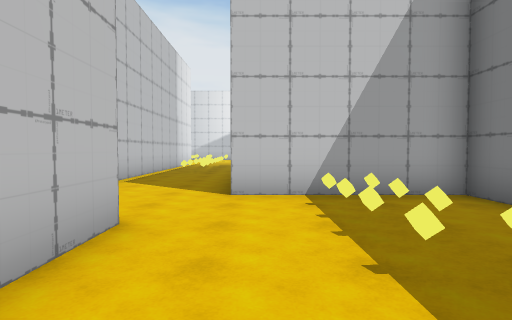
View 1 (above)

17 first-person views from a walk through a scene from a Unity 3-D project. The camera is 1.4 m above the floor, tilts 2° down and sees 80° across. The floor is counted in squares, 1.8 m on a side. Each view is taken from the middle of a square. On the plan, view 1 faces up. The plan holds only what a view shows up to about 11 squares ahead; the rest is blank. The place goes on beyond the plan. The player is left out. Some surface patterns are stand-ins.

View 2
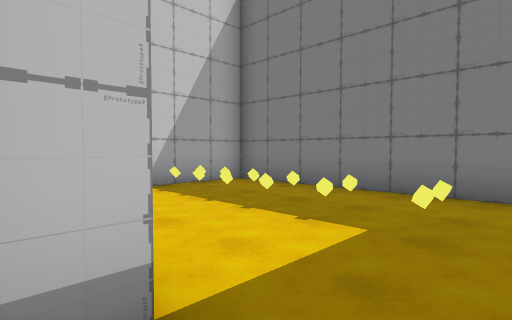

View 3
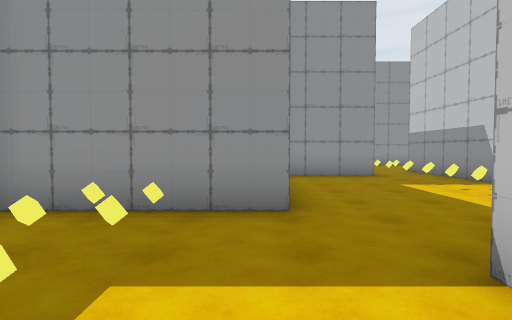

View 4
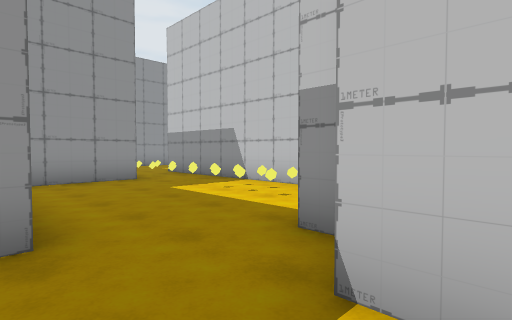

View 5
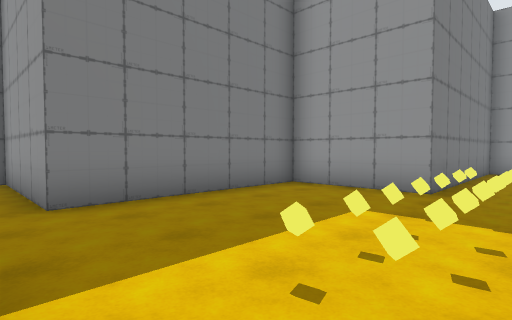

View 6
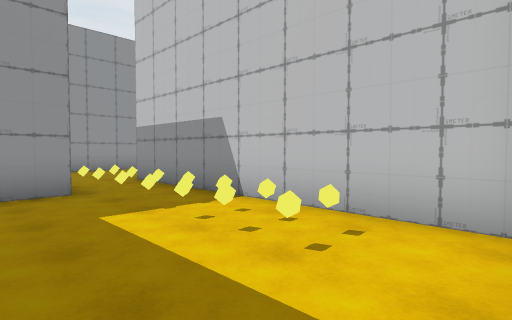

View 7
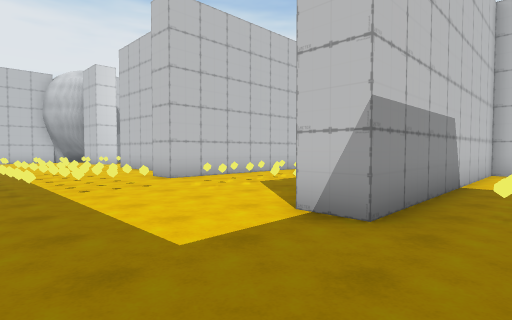

View 8
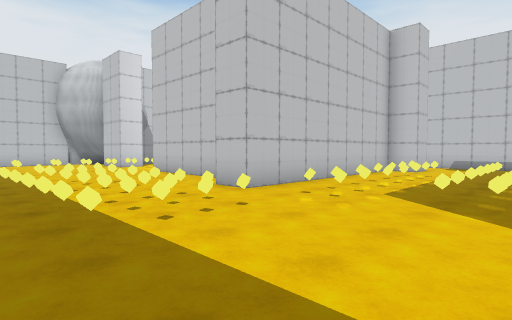

View 9
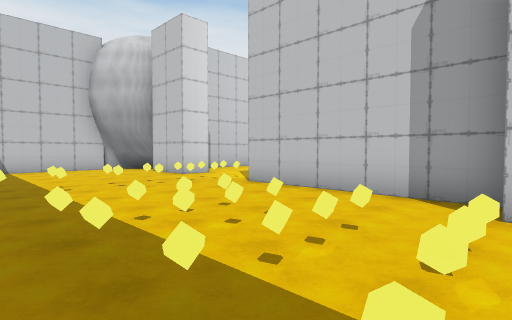

View 10
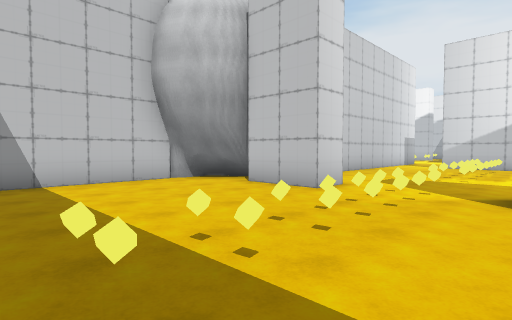

View 11
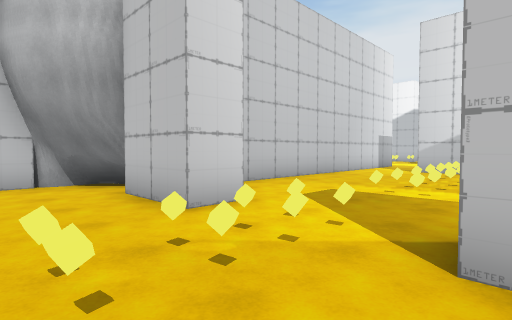

View 12
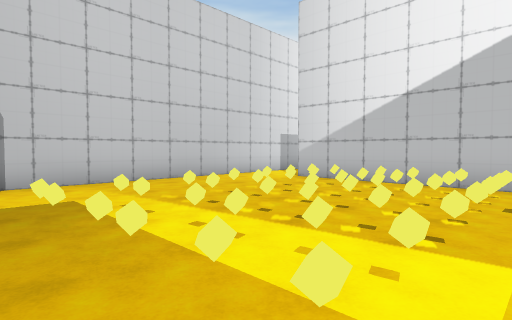

View 13
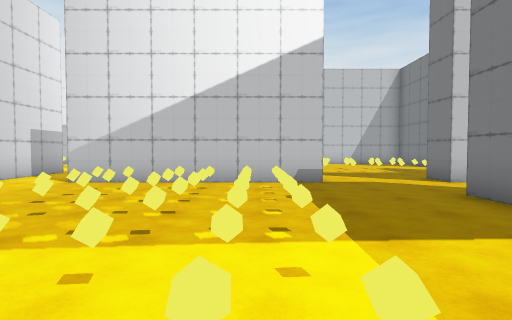

View 14
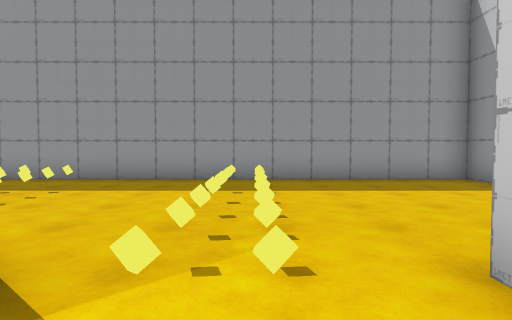

View 15
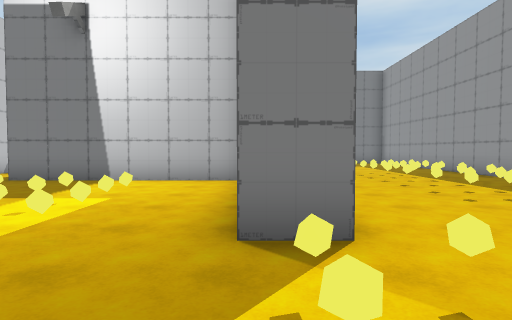

View 16
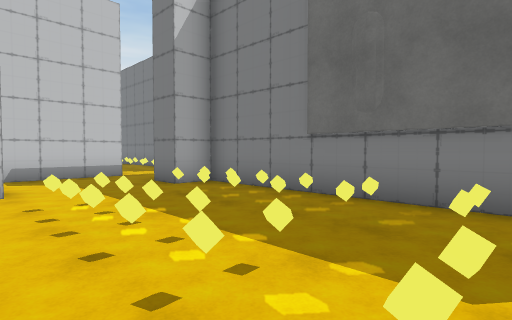

View 17
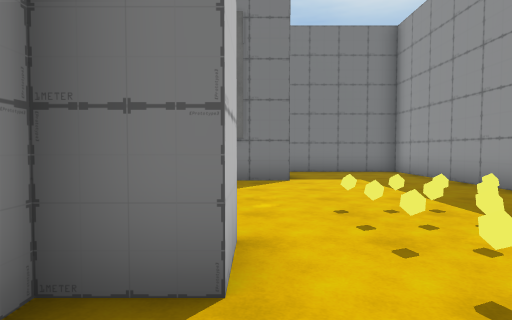

### Floor plan
Ten units are one square. View 1 is at (0, 0); x grows to the right and y downward. Boxes are objects, and circles mark ways between rooms. Rooms are numbered by the first view taken in them; rooms with no view inside come last. Other rooms are left out.
<svg viewBox="-251 -57 292 190">
<path fill="none" stroke="#000" d="M-14 -32 -14 -2M-4 18 36 18 36 -52 -5 -52M-34 68 -4 68 -4 18M-24 4 -24 9M-49 8 -54 8 -54 65M-14 -2 -20 -2M-124 56 -124 -2M-104 -1 -104 8 -114 8 -114 78 -124 78 -124 68 -174 68 -174 58M-204 58 -204 68 -225 68M-144 -22 -205 -22M-54 65 -54 88 -64 88 -64 8 -74 8 -74 -2M-228 63 -230 65 -238 72M-229 65 -233 70M-230 63 -234 69M-231 61 -234 65M-231 68 -235 72M-74 -22 -104 -22M-236 72 -246 79M-239 73 -244 78M-240 70 -244 77 -244 128 -34 128 -34 68M-239 75 -243 79M-240 71 -244 77M-240 74 -243 79M-224 -25 -224 44M-241 69 -244 76M-242 68 -244 76M-243 70 -244 75M-244 69 -244 75"/>
<rect x="5" y="5" width="10" height="10" fill="#bbb"><title>other object</title></rect>
<rect x="5" y="-5" width="10" height="10" fill="#bbb"><title>other object</title></rect>
<rect x="5" y="-15" width="10" height="10" fill="#bbb"><title>other object</title></rect>
<rect x="5" y="-25" width="10" height="10" fill="#bbb"><title>other object</title></rect>
<rect x="5" y="-35" width="10" height="10" fill="#bbb"><title>other object</title></rect>
<rect x="5" y="-45" width="10" height="10" fill="#bbb"><title>other object</title></rect>
<rect x="15" y="5" width="10" height="10" fill="#bbb"><title>other object</title></rect>
<rect x="15" y="-5" width="10" height="10" fill="#bbb"><title>other object</title></rect>
<rect x="15" y="-15" width="10" height="10" fill="#bbb"><title>other object</title></rect>
<rect x="15" y="-25" width="10" height="10" fill="#bbb"><title>other object</title></rect>
<rect x="15" y="-35" width="10" height="10" fill="#bbb"><title>other object</title></rect>
<rect x="15" y="-45" width="10" height="10" fill="#bbb"><title>other object</title></rect>
<rect x="-45" y="55" width="10" height="10" fill="#bbb"><title>other object</title></rect>
<rect x="-45" y="45" width="10" height="10" fill="#bbb"><title>other object</title></rect>
<rect x="-45" y="35" width="10" height="10" fill="#bbb"><title>other object</title></rect>
<rect x="-45" y="25" width="10" height="10" fill="#bbb"><title>other object</title></rect>
<rect x="-45" y="15" width="10" height="10" fill="#bbb"><title>other object</title></rect>
<rect x="-195" y="105" width="10" height="10" fill="#bbb"><title>other object</title></rect>
<rect x="-195" y="95" width="10" height="10" fill="#bbb"><title>other object</title></rect>
<rect x="-195" y="85" width="10" height="10" fill="#bbb"><title>other object</title></rect>
<rect x="-195" y="75" width="10" height="10" fill="#bbb"><title>other object</title></rect>
<rect x="-195" y="65" width="10" height="10" fill="#bbb"><title>other object</title></rect>
<rect x="-195" y="55" width="10" height="10" fill="#bbb"><title>other object</title></rect>
<rect x="-195" y="35" width="10" height="10" fill="#bbb"><title>other object</title></rect>
<rect x="-195" y="25" width="10" height="10" fill="#bbb"><title>other object</title></rect>
<rect x="-195" y="15" width="10" height="10" fill="#bbb"><title>other object</title></rect>
<rect x="-195" y="5" width="10" height="10" fill="#bbb"><title>other object</title></rect>
<rect x="-195" y="-5" width="10" height="10" fill="#bbb"><title>other object</title></rect>
<rect x="-195" y="-15" width="10" height="10" fill="#bbb"><title>other object</title></rect>
<rect x="-185" y="105" width="10" height="10" fill="#bbb"><title>other object</title></rect>
<rect x="-185" y="95" width="10" height="10" fill="#bbb"><title>other object</title></rect>
<rect x="-185" y="85" width="10" height="10" fill="#bbb"><title>other object</title></rect>
<rect x="-185" y="75" width="10" height="10" fill="#bbb"><title>other object</title></rect>
<rect x="-185" y="65" width="10" height="10" fill="#bbb"><title>other object</title></rect>
<rect x="-185" y="55" width="10" height="10" fill="#bbb"><title>other object</title></rect>
<rect x="-185" y="35" width="10" height="10" fill="#bbb"><title>other object</title></rect>
<rect x="-185" y="25" width="10" height="10" fill="#bbb"><title>other object</title></rect>
<rect x="-185" y="15" width="10" height="10" fill="#bbb"><title>other object</title></rect>
<rect x="-185" y="5" width="10" height="10" fill="#bbb"><title>other object</title></rect>
<rect x="-185" y="-5" width="10" height="10" fill="#bbb"><title>other object</title></rect>
<rect x="-185" y="-15" width="10" height="10" fill="#bbb"><title>other object</title></rect>
<rect x="-175" y="35" width="10" height="10" fill="#bbb"><title>other object</title></rect>
<rect x="-175" y="25" width="10" height="10" fill="#bbb"><title>other object</title></rect>
<rect x="-175" y="15" width="10" height="10" fill="#bbb"><title>other object</title></rect>
<rect x="-175" y="5" width="10" height="10" fill="#bbb"><title>other object</title></rect>
<rect x="-175" y="-5" width="10" height="10" fill="#bbb"><title>other object</title></rect>
<rect x="-175" y="-15" width="10" height="10" fill="#bbb"><title>other object</title></rect>
<rect x="-165" y="35" width="10" height="10" fill="#bbb"><title>other object</title></rect>
<rect x="-165" y="25" width="10" height="10" fill="#bbb"><title>other object</title></rect>
<rect x="-165" y="15" width="10" height="10" fill="#bbb"><title>other object</title></rect>
<rect x="-165" y="5" width="10" height="10" fill="#bbb"><title>other object</title></rect>
<rect x="-165" y="-5" width="10" height="10" fill="#bbb"><title>other object</title></rect>
<rect x="-165" y="-15" width="10" height="10" fill="#bbb"><title>other object</title></rect>
<rect x="-155" y="105" width="10" height="10" fill="#bbb"><title>other object</title></rect>
<rect x="-155" y="95" width="10" height="10" fill="#bbb"><title>other object</title></rect>
<rect x="-155" y="85" width="10" height="10" fill="#bbb"><title>other object</title></rect>
<rect x="-145" y="105" width="10" height="10" fill="#bbb"><title>other object</title></rect>
<rect x="-145" y="95" width="10" height="10" fill="#bbb"><title>other object</title></rect>
<rect x="-145" y="85" width="10" height="10" fill="#bbb"><title>other object</title></rect>
<rect x="-135" y="105" width="10" height="10" fill="#bbb"><title>other object</title></rect>
<rect x="-135" y="95" width="10" height="10" fill="#bbb"><title>other object</title></rect>
<rect x="-135" y="85" width="10" height="10" fill="#bbb"><title>other object</title></rect>
<rect x="-125" y="105" width="10" height="10" fill="#bbb"><title>other object</title></rect>
<rect x="-125" y="95" width="10" height="10" fill="#bbb"><title>other object</title></rect>
<rect x="-125" y="85" width="10" height="10" fill="#bbb"><title>other object</title></rect>
<rect x="-115" y="105" width="10" height="10" fill="#bbb"><title>other object</title></rect>
<rect x="-115" y="95" width="10" height="10" fill="#bbb"><title>other object</title></rect>
<rect x="-115" y="85" width="10" height="10" fill="#bbb"><title>other object</title></rect>
<rect x="-105" y="105" width="10" height="10" fill="#bbb"><title>other object</title></rect>
<rect x="-105" y="95" width="10" height="10" fill="#bbb"><title>other object</title></rect>
<rect x="-105" y="85" width="10" height="10" fill="#bbb"><title>other object</title></rect>
<rect x="-105" y="75" width="10" height="10" fill="#bbb"><title>other object</title></rect>
<rect x="-105" y="65" width="10" height="10" fill="#bbb"><title>other object</title></rect>
<rect x="-105" y="55" width="10" height="10" fill="#bbb"><title>other object</title></rect>
<rect x="-105" y="45" width="10" height="10" fill="#bbb"><title>other object</title></rect>
<rect x="-105" y="35" width="10" height="10" fill="#bbb"><title>other object</title></rect>
<rect x="-105" y="25" width="10" height="10" fill="#bbb"><title>other object</title></rect>
<rect x="-105" y="15" width="10" height="10" fill="#bbb"><title>other object</title></rect>
<rect x="-95" y="75" width="10" height="10" fill="#bbb"><title>other object</title></rect>
<rect x="-95" y="65" width="10" height="10" fill="#bbb"><title>other object</title></rect>
<rect x="-95" y="55" width="10" height="10" fill="#bbb"><title>other object</title></rect>
<rect x="-95" y="45" width="10" height="10" fill="#bbb"><title>other object</title></rect>
<rect x="-95" y="35" width="10" height="10" fill="#bbb"><title>other object</title></rect>
<rect x="-95" y="25" width="10" height="10" fill="#bbb"><title>other object</title></rect>
<rect x="-95" y="15" width="10" height="10" fill="#bbb"><title>other object</title></rect>
<rect x="-85" y="65" width="10" height="10" fill="#bbb"><title>other object</title></rect>
<rect x="-85" y="55" width="10" height="10" fill="#bbb"><title>other object</title></rect>
<rect x="-85" y="45" width="10" height="10" fill="#bbb"><title>other object</title></rect>
<rect x="-85" y="35" width="10" height="10" fill="#bbb"><title>other object</title></rect>
<rect x="-85" y="25" width="10" height="10" fill="#bbb"><title>other object</title></rect>
<rect x="-85" y="15" width="10" height="10" fill="#bbb"><title>other object</title></rect>
<rect x="-45" y="75" width="10" height="10" fill="#bbb"><title>other object</title></rect>
<rect x="-45" y="65" width="10" height="10" fill="#bbb"><title>other object</title></rect>
<circle cx="-10" cy="10" r="3" fill="#2a7"/>
<circle cx="-45" cy="75" r="3" fill="#2a7"/>
<text x="10" y="-20">1</text>
<text x="-30" y="40">2</text>
<text x="-140" y="50">3</text>
</svg>
Room 1 opens to room 2. Room 2 opens to room 3.

Where each view was taken, in squares from view 1:
view 1: 0 up, 0 right, facing up
view 2: 1 down, 2 left, facing up-right
view 3: 2 up, 0 right, facing down
view 4: 1 up, 0 right, facing down-left
view 5: 1 down, 5 left, facing down-right
view 6: 1 down, 2 left, facing down-left
view 7: 12 down, 4 left, facing up-left
view 8: 12 down, 7 left, facing up-left
view 9: 12 down, 12 left, facing up-left
view 10: 12 down, 17 left, facing up-left
view 11: 9 down, 17 left, facing up-left
view 12: 5 down, 15 left, facing up-left
view 13: 5 down, 16 left, facing up
view 14: 5 down, 19 left, facing down
view 15: 6 down, 20 left, facing right
view 16: 7 down, 11 left, facing up-right
view 17: 8 down, 14 left, facing right
